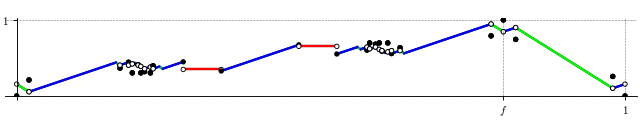

Here is the Python script that generated this plot:
from cutgeneratingfunctionology.igp import *
h = kzh_extreme_and_weak_facet_but_not_facet()
g = h.plot(show_legend=False, aspect_ratio=0.125, figsize=(8, 1.5), thickness=2, **only_f_ticks_keywords(h.pi))
sphinx_plot(g)
